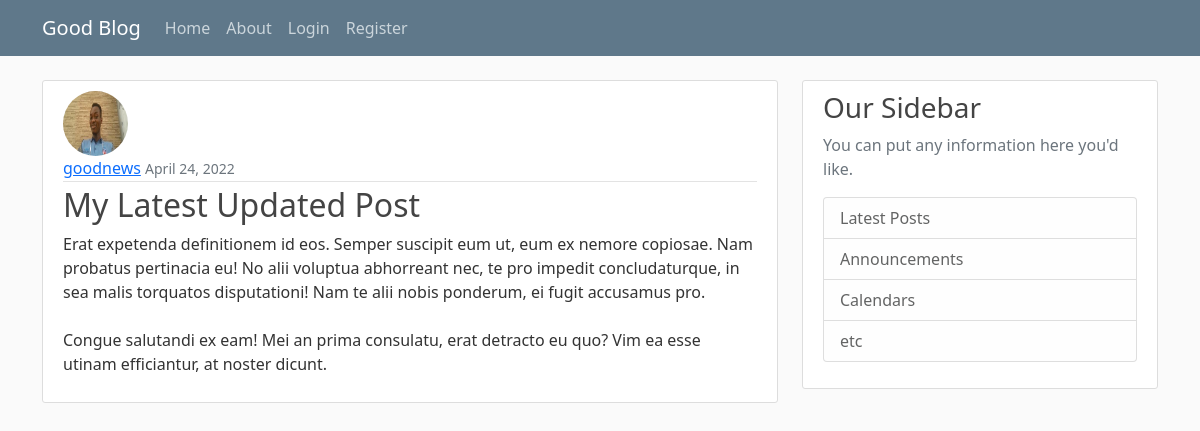
The page /post/30/ on the database its author committed.
### blog/models.py (models this page shows, shortened)
class Post(models.Model):
    title = models.CharField(max_length=100)
    content = models.TextField()
    date_posted = models.DateTimeField(default=timezone.now)
    author = models.ForeignKey(User, on_delete=models.CASCADE)

### users/models.py (models this page shows, shortened)
class Profile(models.Model):
    user = models.OneToOneField(User, on_delete=models.CASCADE)
    image = models.ImageField(default='default.jpg', upload_to='profile_pics')

### blog/views.py (the view)
# urls.py: path('post/<int:pk>/', PostDetailView.as_view(), name='post-detail'),
class PostDetailView(DetailView):
    model = Post

### blog/templates/blog/post_detail.html (shortened to what this page needs)
{% extends "blog/base.html" %}
{% block content %}
    <article class="media content-section">
        <img class="rounded-circle article-img" src="{{object.author.profile.image.url}}" alt="{{post.author}}">
        <div class="media-body">
        <div class="article-metadata">
            <a class="mr-2" href="{% url 'user-posts' object.author.username %}">{{ object.author }}</a>
            <small class="text-muted">{{ object.date_posted|date:"F d, Y" }}</small>
        </div>
        <h2 class="article-title">{{ object.title }}</h2>
        <p class="article-content">{{ object.content }}</p>
        </div>
    </article>
{% endblock content %}

### blog/templates/blog/base.html (shortened to what this page needs)
{% load static %}
<!DOCTYPE html>
<html lang="en">
<head>
    <link href="https://cdn.jsdelivr.net/npm/bootstrap@5.1.3/dist/css/bootstrap.min.css" rel="stylesheet">
    <link rel="stylesheet" type="text/css" href="{% static 'blog/main.css' %}">
</head>
<body>
    <header class="site-header">
        <nav class="navbar navbar-expand-md navbar-dark bg-steel fixed-top">
          <div class="container">
            <a class="navbar-brand mr-4" href="{% url 'blog-home' %}">Good Blog</a>
            <div class="collapse navbar-collapse" id="navbarToggle">
              <div class="navbar-nav mr-auto">
                <a class="nav-item nav-link" href="{% url 'blog-home' %}">Home</a>
                <a class="nav-item nav-link" href="{% url 'blog-about' %}">About</a>
              </div>
              <div class="navbar-nav">
                {% if user.is_authenticated %}
                    <a class="nav-item nav-link" href="{% url 'post-create' %}">New Post</a>
                    <a class="nav-item nav-link" href="{% url 'profile' %}">Profile</a>
                    <a class="nav-item nav-link" href="{% url 'logout' %}">Logout</a>
                {% else %}
                    <a class="nav-item nav-link" href="{% url 'login' %}">Login</a>
                    <a class="nav-item nav-link" href="{% url 'register' %}">Register</a>
                {% endif %}
              </div>
            </div>
          </div>
        </nav>
      </header>
      <main role="main" class="container">
        <div class="row">
          <div class="col-md-8">
            {% block content %}{% endblock %}
          </div>
          <div class="col-md-4">
            <div class="content-section">
              <h3>Our Sidebar</h3>
              <p class='text-muted'>You can put any information here you'd like.
                <ul class="list-group">
                  <li class="list-group-item list-group-item-light">Latest Posts</li>
                  <li class="list-group-item list-group-item-light">Announcements</li>
                  <li class="list-group-item list-group-item-light">Calendars</li>
                  <li class="list-group-item list-group-item-light">etc</li>
                </ul>
              </p>
            </div>
          </div>
        </div>
      </main>
</body>
</html>

### blog/static/blog/main.css (style rules this page uses)
body { background: #fafafa; color: #333333; margin-top: 5rem; }
h1, h2, h3, h4, h5, h6 { color: #444444; }
ul { margin: 0; }
.bg-steel { background-color: #5f788a; }
.site-header .navbar-nav .nav-link { color: #cbd5db; }
.content-section { background: #ffffff; padding: 10px 20px; border: 1px solid #dddddd; border-radius: 3px; margin-bottom: 20px; }
.article-title { color: #444444; }
.article-content { white-space: pre-line; }
.article-img { height: 65px; width: 65px; margin-right: 16px; }
.article-metadata { padding-bottom: 1px; margin-bottom: 4px; border-bottom: 1px solid #e3e3e3 }

### rows shown on the page
Post: author.profile.image (picture), author "goodnews", date_posted "April 24, 2022", title "My Latest Updated Post", content "Erat expetenda definitionem id eos. Semper suscipit eum ut, eum ex nemore copiosae. Nam probatus pertinacia eu! No alii voluptua abhorreant nec, te pro impedit concludaturque, in sea malis torquatos disputationi! Nam te alii nobis ponderum, ei fugit accusamus pro. Congue salutandi ex eam! Mei an prima consulatu, erat detracto eu quo? Vim ea esse utinam efficiantur, at noster dicunt."
